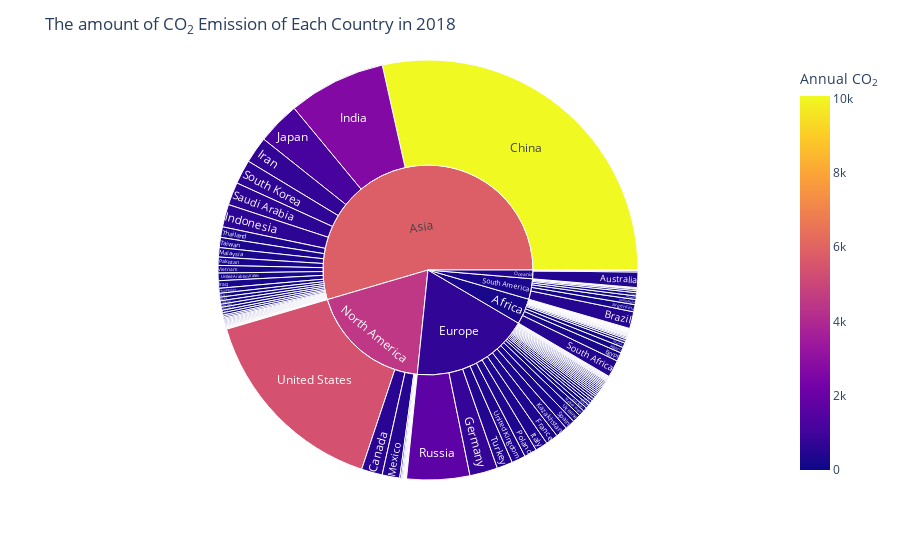

Notebook code cell kept with this figure:
### Code cell
from read_co2 import fig_sunburst_co2_country
curr_year = 2018
fig = fig_sunburst_co2_country(curr_year)
fig.show()

### Figure 1 — Plotly figure (JSON) as saved in the notebook; plotly's stock layout.template omitted (floating-point values rounded to 4 significant figures; data arrays with more than 128 entries replaced by an {"elided": "..."} marker saying what was removed)
{"data": [{"branchvalues": "total", "customdata": {"elided": "217x2 mixed values"}, "domain": {"x": [0, 1], "y": [0, 1]}, "hovertemplate": "labels=%{label}<br>co2_sum=%{value}<br>parent=%{parent}<br>id=%{id}<br>iso_code=%{customdata[0]}<br>co2=%{color}<extra></extra>", "ids": {"elided": "217 str values"}, "labels": {"elided": "217 str values"}, "marker": {"coloraxis": "coloraxis", "colors": {"elided": "217 float values"}}, "name": "", "parents": {"elided": "217 str values"}, "type": "sunburst", "values": {"elided": "217 float values"}}], "layout": {"coloraxis": {"colorbar": {"title": {"text": "Annual CO<sub>2</sub>"}}, "colorscale": [[0, "#0d0887"], [0.1111, "#46039f"], [0.2222, "#7201a8"], [0.3333, "#9c179e"], [0.4444, "#bd3786"], [0.5556, "#d8576b"], [0.6667, "#ed7953"], [0.7778, "#fb9f3a"], [0.8889, "#fdca26"], [1, "#f0f921"]]}, "legend": {"tracegroupgap": 0}, "margin": {"t": 60}, "title": {"text": "The amount of CO<sub>2</sub> Emission of Each Country in 2018"}}}
